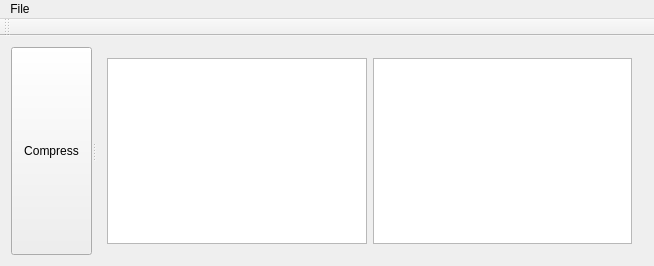
<?xml version="1.0" encoding="UTF-8"?>
<ui version="4.0">
 <class>MainWindow</class>
 <widget class="QMainWindow" name="MainWindow">
  <property name="geometry">
   <rect>
    <x>0</x>
    <y>0</y>
    <width>654</width>
    <height>266</height>
   </rect>
  </property>
  <property name="windowTitle">
   <string>MainWindow</string>
  </property>
  <widget class="QWidget" name="centralWidget">
   <layout class="QHBoxLayout" name="horizontalLayout_2">
    <item>
     <widget class="QSplitter" name="splitter">
      <property name="orientation">
       <enum>Qt::Horizontal</enum>
      </property>
      <widget class="QPushButton" name="compress_button">
       <property name="enabled">
        <bool>true</bool>
       </property>
       <property name="text">
        <string>Compress</string>
       </property>
      </widget>
      <widget class="QWidget" name="">
       <layout class="QHBoxLayout" name="horizontalLayout">
        <item>
         <widget class="QGraphicsView" name="graphicsView"/>
        </item>
        <item>
         <widget class="QGraphicsView" name="graphicsView_compress"/>
        </item>
       </layout>
      </widget>
     </widget>
    </item>
   </layout>
  </widget>
  <widget class="QMenuBar" name="menuBar">
   <property name="geometry">
    <rect>
     <x>0</x>
     <y>0</y>
     <width>654</width>
     <height>28</height>
    </rect>
   </property>
   <widget class="QMenu" name="menuFile">
    <property name="title">
     <string>File</string>
    </property>
    <addaction name="actionOpen"/>
    <addaction name="actionSave_as"/>
    <addaction name="actionQuit"/>
   </widget>
   <addaction name="menuFile"/>
  </widget>
  <widget class="QToolBar" name="mainToolBar">
   <attribute name="toolBarArea">
    <enum>TopToolBarArea</enum>
   </attribute>
   <attribute name="toolBarBreak">
    <bool>false</bool>
   </attribute>
  </widget>
  <action name="actionOpen">
   <property name="text">
    <string>Open</string>
   </property>
   <property name="shortcut">
    <string>Ctrl+O</string>
   </property>
  </action>
  <action name="actionSave_as">
   <property name="text">
    <string>Save as...</string>
   </property>
   <property name="shortcut">
    <string>Ctrl+A</string>
   </property>
  </action>
  <action name="actionQuit">
   <property name="text">
    <string>Quit</string>
   </property>
   <property name="shortcut">
    <string>Ctrl+Q</string>
   </property>
  </action>
 </widget>
 <layoutdefault spacing="6" margin="11"/>
 <resources/>
 <connections/>
</ui>
